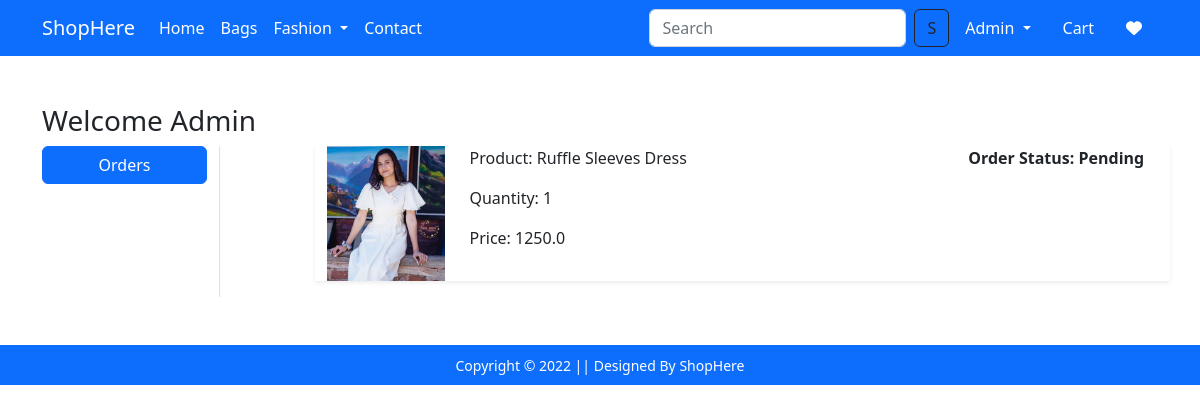
Screenshot of /orders/ (signed in) with the database file from the repository.
### app/models.py (models this page shows, shortened)
class OrderPlaced(models.Model):
    user=models.ForeignKey(User, on_delete=models.CASCADE)
    customer=models.ForeignKey(Customer, on_delete=models.CASCADE)
    product=models.ForeignKey(Product, on_delete=models.CASCADE)
    quantity=models.PositiveIntegerField(default=1)
    ordered_date=models.DateTimeField(auto_now_add=True)
    status=models.CharField( max_length=50,choices=STATUS_CHOICES,default='Pending')
    @property
    def total_cost(self):
        return self.quantity*self.product.discounted_price

class Product(models.Model):
    title=models.CharField(max_length=100)
    selling_price=models.FloatField()
    discounted_price=models.FloatField()
    description=models.TextField()
    brand=models.CharField(max_length=100)
    category=models.CharField(choices=CATEGORY_CHOICES, max_length=5)
    product_image=models.ImageField(upload_to='productimg')

### app/views.py (the view)
# urls.py: path('orders/',views.orders,name='orders'),
@login_required
def orders(request):
    op=OrderPlaced.objects.filter(user=request.user)
    return render(request, 'app/orders.html',{'order_placed':op})

### app/templates/app/orders.html (shortened to what this page needs)
{% extends 'app/base.html' %}
{% load static %}
{% block main_content %}
<div class="container my-5">
  <div class="row">
    <h3>Welcome <span class="text-capitalize">{{request.user}}</span></h3>
    <div class="col-sm-2 border-end">
      <ul class="list-unstyled">
        <li class="d-grid">
          <a href="{% url 'orders' %}" class="btn btn-primary">Orders</a>
        </li>
      </ul>
    </div>
    <div class="col-sm-9 offset-sm-1">
      {% for op in order_placed %}
      <div class="row shadow-sm mb-3">
        <div class="col-sm-2">
          <img src="{{ op.product.product_image.url }}"
            alt=""
            srcset=""
            class="img-fluid"
            height="150"
            width="150"/>
        </div>
        <div class="col-sm-7">
          <p>Product: {{op.product.title}}</p>
          <p>Quantity: {{op.quantity}}</p>
          <p>Price: {{op.total_cost}}</p>
        </div>
        <div class="col-sm-3 fw-bold">
          <p>Order Status: {{op.status}}</p>
        </div>
      </div>
      {% endfor %}
    </div>
  </div>
</div>
{% endblock main_content %}

### app/templates/app/base.html (shortened to what this page needs)
<!DOCTYPE html>
{% load static %}
<html lang="en">
<head>
    <link href="https://cdn.jsdelivr.net/npm/bootstrap@5.2.3/dist/css/bootstrap.min.css" rel="stylesheet"
>
    <link rel="stylesheet" href="{% static 'app/css/owl.carousel.min.css' %}">
    <link rel="stylesheet" href="{% static 'app/css/all.min.css' %}">
    <link rel="stylesheet" href="{% static 'app/css/style.css' %}">
</head>
<body>
    <nav class="navbar navbar-expand-lg navbar-dark bg-primary">
        <div class="container">
          <a class="navbar-brand" href="/">ShopHere</a>
          <div class="collapse navbar-collapse" id="navbarSupportedContent">
            <ul class="navbar-nav me-auto mb-2 mb-lg-0">
                <li class="nav-item">
                  <a class="nav-link active" aria-current="page" href="/">Home</a>
                </li>
                <li class="nav-item">
                  <a class="nav-link text-white" href="{% url 'bags' %}">Bags</a>
                </li>
                <li class="nav-item dropdown">
                  <a class="nav-link dropdown-toggle text-white" href="" role="button" data-bs-toggle="dropdown" aria-expanded="false">
                    Fashion
                  </a>
                </li>
                <li class="nav-item">
                  <a class="nav-link text-white" href="{% url 'contact' %}">Contact</a>
                </li>
            </ul>
            <form class="d-flex" role="search" action="/search">
              <input class="form-control me-2" type="search" placeholder="Search" name="search" aria-label="Search">
              <button class="btn btn-outline-dark" type="submit">S</button>
            </form>
            <div>
                <ul class="navbar-nav me-auto mb-2 mb-lg-0">
                  {% if request.user.is_authenticated %}
                    <li class="nav-item dropdown mx-2">
                        <a class="nav-link dropdown-toggle text-white" href="#" id="profileDropdown" role="button"
                        data-bs-toggle="dropdown" aria-expanded="false">
                        {{request.user|capfirst}}
                        </a>
                    </li>
                    <li class="nav-item mx-2">
                        <a href="{% url 'show_cart' %}" class="nav-link text-white">
                            Cart
                        </a>
                    </li>
                    <li class="nav-item mx-2">
                      <a href="{% url 'showwishlist' %}" class="nav-link text-white">
                        <i class="fa-solid fa-heart"></i>
                      </a>
                    </li>
                    {% endif %}
                </ul>
            </div>
          </div>
        </div>
      </nav>
    {% block main_content %}{% endblock main_content %}
      <footer class="container-fluid bg-primary text-center p-2 mt-5">
        <small class="text-white">Copyright &copy; 2022 || Designed By ShopHere</small>
</body>
</html>

### rows the page displays
OrderPlaced: product.product_image (picture), product "Ruffle Sleeves Dress", quantity "1", total_cost "1250.0", status "Pending"

### other values shown
{{ request.user|capfirst }} "Admin"
{{ request.user }} "Admin"
